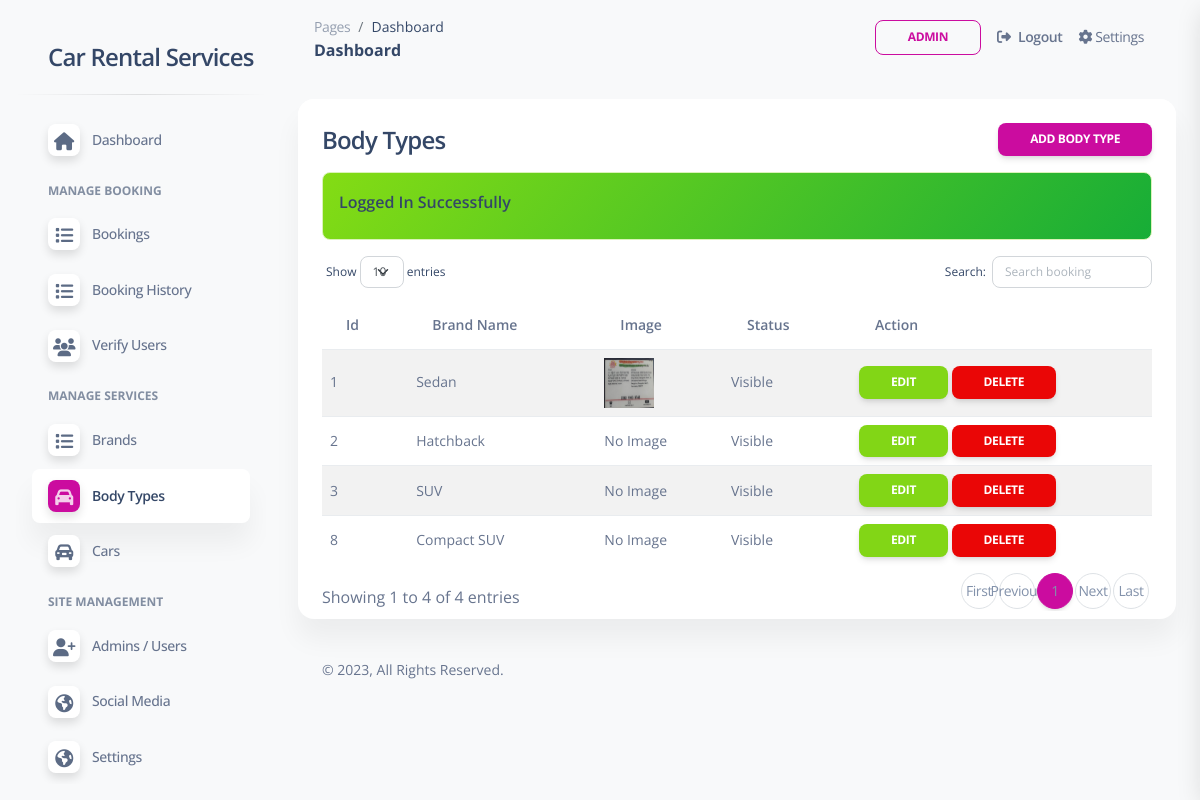
The page /admin/body-types.php (signed in) on the database its author committed.
### tables this page shows
CREATE TABLE `web_settings` (
  `id` int(11) UNSIGNED NOT NULL,
  `title` varchar(255) NOT NULL,
  `url` varchar(255) DEFAULT NULL,
  `description` varchar(1000) DEFAULT NULL,
  `logo` varchar(100) DEFAULT NULL,
  `address` varchar(500) DEFAULT NULL,
  `email1` varchar(100) DEFAULT NULL,
  `email2` varchar(100) DEFAULT NULL,
  `phone1` varchar(15) DEFAULT NULL,
  `phone2` varchar(15) DEFAULT NULL
);

CREATE TABLE `body_types` (
  `id` int(11) UNSIGNED NOT NULL,
  `name` varchar(100) NOT NULL,
  `slug` varchar(150) NOT NULL,
  `image` varchar(100) DEFAULT NULL,
  `status` tinyint(1) NOT NULL DEFAULT 0 COMMENT '0=shown,1=hide',
  `created_at` date DEFAULT current_timestamp()
);

### admin/body-types.php (the view, shortened to what this page needs)
<?php include('includes/header.php'); ?>
    <div class="row">
        <div class="col-12">
            <div class="card mb-4">
                <div class="card-header pb-0">
                    <h4>Body Types
                        <a href="body-types-create.php" class="btn btn-primary btn-sm float-end">Add Body Type</a>
                    </h4>
                </div>
                <div class="card-body pt-0 pb-2">
                    <div class="table-responsive p-0">
                        <table id="myTable" class="table table-striped align-items-center justify-content-center">
                            <thead>
                                <tr>
                                    <th>Id</th>
                                    <th>Brand Name</th>
                                    <th>Image</th>
                                    <th>Status</th>
                                    <th>Action</th>
                                </tr>
                            </thead>
                            <tbody>
                                <?php
                                    $bodyTypes = getAll('body_types');
                                    if($bodyTypes)
                                    {
                                        if(mysqli_num_rows($bodyTypes) > 0){
                                            foreach($bodyTypes as $bodyTypeItem) :
                                            ?>
                                            <tr>
                                                <td><?= $bodyTypeItem['id']; ?></td>
                                                <td><?= $bodyTypeItem['name']; ?></td>
                                                <td>
                                                    <?php if($bodyTypeItem['image'] != ''){ ?>
                                                        <img src="<?= '../'.$bodyTypeItem['image']; ?>" style="width: 50px;height: 50px;" alt="Brand" />
                                                    <?php }else{ echo "No Image"; } ?>
                                                </td>
                                                <td><?= $bodyTypeItem['status'] == true ? 'Hidden':'Visible'; ?></td>
                                                <td>
                                                    <a href="body-types-edit.php?id=<?= $bodyTypeItem['id'];?>" class="btn mb-0 btn-success btn-sm">Edit</a>
                                                    <a href="body-types-delete.php?id=<?= $bodyTypeItem['id'];?>"
                                                        onclick="return confirm('Are you sure you want to delete data?')"
                                                        class="btn mb-0 btn-danger btn-sm">
                                                        Delete
                                                    </a>
                                                </td>
                                            </tr>
                                            <?php
                                            endforeach;
                                        }else{
                                            ?>
                                            <tr>
                                                <td colspan="5">No Record Found!</td>
                                            </tr>
                                            <?php
                                        }
                                    }
                                    else
                                    {
                                        ?>
                                        <tr>
                                            <td colspan="5">No Record Available</td>
                                        </tr>
                                        <?php
                                    }
                                ?>
                            </tbody>
                        </table>
                    </div>
                </div>
            </div>
        </div>
    </div>
<?php include('includes/footer.php'); ?>

### admin/includes/sidebar.php (shortened to what this page needs)
<?php
$pageName = substr($_SERVER["SCRIPT_NAME"],strrpos($_SERVER["SCRIPT_NAME"],"/")+1);
?>
<aside class="sidenav navbar navbar-vertical navbar-expand-xs border-0 border-radius-xl my-3 fixed-start ms-3 " id="sidenav-main">
    <div class="sidenav-header">
      <a class="navbar-brand m-0" href="dashboard.php" target="_blank">
        <h4><?= webSetting('title') ?? 'Funda Services'; ?></h4>
      </a>
    </div>
    <hr class="horizontal dark mt-0">
    <div class="collapse navbar-collapse w-auto" id="sidenav-collapse-main">
      <ul class="navbar-nav">
        <li class="nav-item">
          <a class="nav-link
            <?= $pageName == "dashboard.php"?'active':'' ?>" href="dashboard.php">
            <div class="icon icon-shape icon-sm shadow border-radius-md bg-white text-center me-2 d-flex align-items-center justify-content-center">
                <i class="fa fa-home <?= $pageName == "dashboard.php"?'text-white':'text-dark' ?>   text-lg"></i>
            </div>
            <span class="nav-link-text ms-1">Dashboard</span>
          </a>
        </li>
        <li class="nav-item mt-3">
          <h6 class="ps-4 ms-2 text-uppercase text-xs font-weight-bolder opacity-6">Manage Booking</h6>
        </li>
        <li class="nav-item">
          <a class="nav-link  <?= $pageName == "bookings.php"?'active':'' ?>"  href="bookings.php">
            <div class="icon icon-shape icon-sm shadow border-radius-md bg-white text-center me-2 d-flex align-items-center justify-content-center">
                <i class="fa fa-list <?= $pageName == "bookings.php"?'text-white':'text-dark' ?>   text-lg"></i>
            </div>
            <span class="nav-link-text ms-1">Bookings</span>
          </a>
        </li>
        <li class="nav-item">
          <a class="nav-link <?= $pageName == "booking-history.php"?'active':'' ?>" href="booking-history.php">
            <div class="icon icon-shape icon-sm shadow border-radius-md bg-white text-center me-2 d-flex align-items-center justify-content-center">
                <i class="fa fa-list <?= $pageName == "booking-history.php"?'text-white':'text-dark' ?> text-lg"></i>
            </div>
            <span class="nav-link-text ms-1">Booking History</span>
          </a>
        </li>
        <li class="nav-item">
          <a class="nav-link <?= $pageName == "verify-users.php"?'active':'' ?>" href="verify-users.php">
            <div class="icon icon-shape icon-sm shadow border-radius-md bg-white text-center me-2 d-flex align-items-center justify-content-center">
                <i class="fa fa-users <?= $pageName == "verify-users.php"?'text-white':'text-dark' ?> text-lg"></i>
            </div>
            <span class="nav-link-text ms-1">Verify Users</span>
          </a>
        </li>
        <li class="nav-item mt-3">
          <h6 class="ps-4 ms-2 text-uppercase text-xs font-weight-bolder opacity-6">Manage Services</h6>
        </li>
        <li class="nav-item">
          <a class="nav-link <?= $pageName == "brands.php"?'active':'' ?>" href="brands.php">
            <div class="icon icon-shape icon-sm shadow border-radius-md bg-white text-center me-2 d-flex align-items-center justify-content-center">
                <i class="fa fa-list <?= $pageName == "brands.php"?'text-white':'text-dark' ?>   text-lg"></i>
            </div>
            <span class="nav-link-text ms-1">Brands</span>
          </a>
        </li>
        <li class="nav-item">
          <a class="nav-link
            <?= $pageName == "body-types.php"?'active':'' ?>"
            href="body-types.php">
            <div class="icon icon-shape icon-sm shadow border-radius-md bg-white text-center me-2 d-flex align-items-center justify-content-center">
                <i class="fa fa-car <?= $pageName == "body-types.php"?'text-white':'text-dark' ?>   text-lg"></i>
            </div>
            <span class="nav-link-text ms-1">Body Types</span>
          </a>
        </li>
        <li class="nav-item">
          <a class="nav-link <?= $pageName == "cars.php"?'active':'' ?>" href="cars.php">
            <div class="icon icon-shape icon-sm shadow border-radius-md bg-white text-center me-2 d-flex align-items-center justify-content-center">
                <i class="fa fa-car-alt <?= $pageName == "cars.php"?'text-white':'text-dark' ?>   text-lg"></i>
            </div>
            <span class="nav-link-text ms-1">Cars</span>
          </a>
        </li>
        <li class="nav-item mt-3">
          <h6 class="ps-4 ms-2 text-uppercase text-xs font-weight-bolder opacity-6">Site Management</h6>
        </li>
        <li class="nav-item">
          <a class="nav-link <?= $pageName == "users.php"?'active':'' ?>" href="users.php">
            <div class="icon icon-shape icon-sm shadow border-radius-md bg-white text-center me-2 d-flex align-items-center justify-content-center">
                <i class="fa fa-user-plus <?= $pageName == "users.php"?'text-white':'text-dark' ?>   text-lg"></i>
            </div>
            <span class="nav-link-text ms-1">Admins / Users</span>
          </a>
        </li>
        <li class="nav-item">
          <a class="nav-link <?= $pageName == "social-media.php"?'active':'' ?>" href="social-media.php">
            <div class="icon icon-shape icon-sm shadow border-radius-md bg-white text-center me-2 d-flex align-items-center justify-content-center">
                <i class="fa fa-globe <?= $pageName == "social-media.php"?'text-white':'text-dark' ?>   text-lg"></i>
            </div>
            <span class="nav-link-text ms-1">Social Media</span>
          </a>
        </li>
        <li class="nav-item">
          <a class="nav-link <?= $pageName == "settings.php"?'active':'' ?>"
          href="settings.php">
            <div class="icon icon-shape icon-sm shadow border-radius-md bg-white text-center me-2 d-flex align-items-center justify-content-center">
                <i class="fa fa-globe <?= $pageName == "settings.php"?'text-white':'text-dark' ?> text-lg" ></i>
            </div>
            <span class="nav-link-text ms-1">Settings</span>
          </a>
        </li>
      </ul>
    </div>
  </aside>

### admin/assets/css/nucleo-svg.css (style rules this page uses)
.icon { display: inline-block; color: #111111; height: 1em; width: 1em; }
.icon-sm { height: 0.8em; width: 0.8em; }
.icon { fill: currentColor; stroke: none; }

### rows shown on the page
web_settings: title "Car Rental Services"
body_types: id "1", name "Sedan", image (picture), status "Visible"
body_types: id "2", name "Hatchback", image "No Image", status "Visible"
body_types: id "3", name "SUV", image "No Image", status "Visible"
body_types: id "8", name "Compact SUV", image "No Image", status "Visible"

### other values the page prints
$_SESSION['loggedInUser']['name'] "ADMIN"
$_SESSION['status'] "Logged In Successfully"
